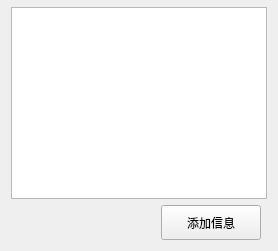
           <widget class="QWidget" name="page_add">
            <property name="styleSheet">
             <string notr="true"/>
            </property>
            <layout class="QVBoxLayout" name="verticalLayout_12">
             <property name="topMargin">
              <number>7</number>
             </property>
             <item>
              <widget class="QWidget" name="widget" native="true">
               <layout class="QVBoxLayout" name="verticalLayout_16">
                <property name="leftMargin">
                 <number>0</number>
                </property>
                <property name="topMargin">
                 <number>0</number>
                </property>
                <property name="rightMargin">
                 <number>0</number>
                </property>
                <property name="bottomMargin">
                 <number>0</number>
                </property>
                <item>
                 <widget class="QTableWidget" name="tableWidget_2"/>
                </item>
                <item>
                 <layout class="QHBoxLayout" name="horizontalLayout_21">
                  <property name="rightMargin">
                   <number>6</number>
                  </property>
                  <item>
                   <spacer name="horizontalSpacer_10">
                    <property name="orientation">
                     <enum>Qt::Horizontal</enum>
                    </property>
                    <property name="sizeHint" stdset="0">
                     <size>
                      <width>40</width>
                      <height>20</height>
                     </size>
                    </property>
                   </spacer>
                  </item>
                  <item>
                   <widget class="QPushButton" name="pushButton_3">
                    <property name="minimumSize">
                     <size>
                      <width>100</width>
                      <height>35</height>
                     </size>
                    </property>
                    <property name="text">
                     <string>添加信息</string>
                    </property>
                   </widget>
                  </item>
                 </layout>
                </item>
               </layout>
              </widget>
             </item>
            </layout>
           </widget>
